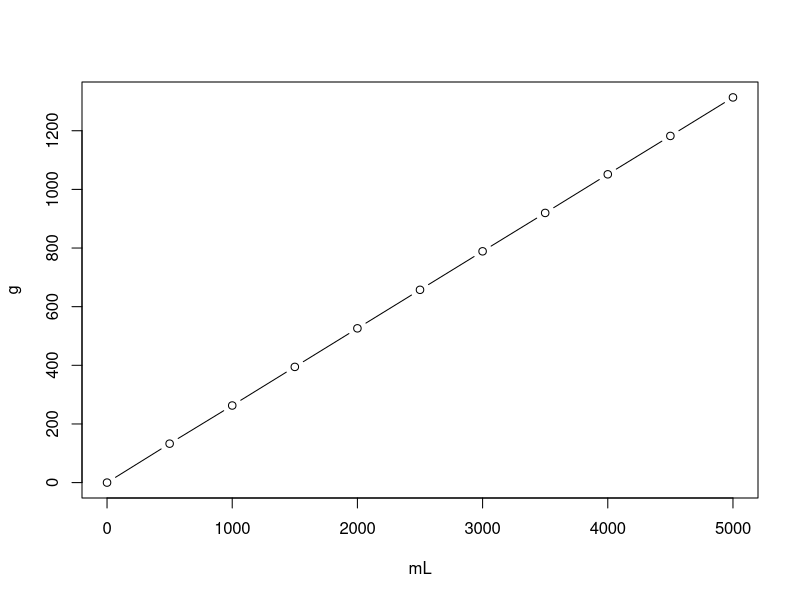
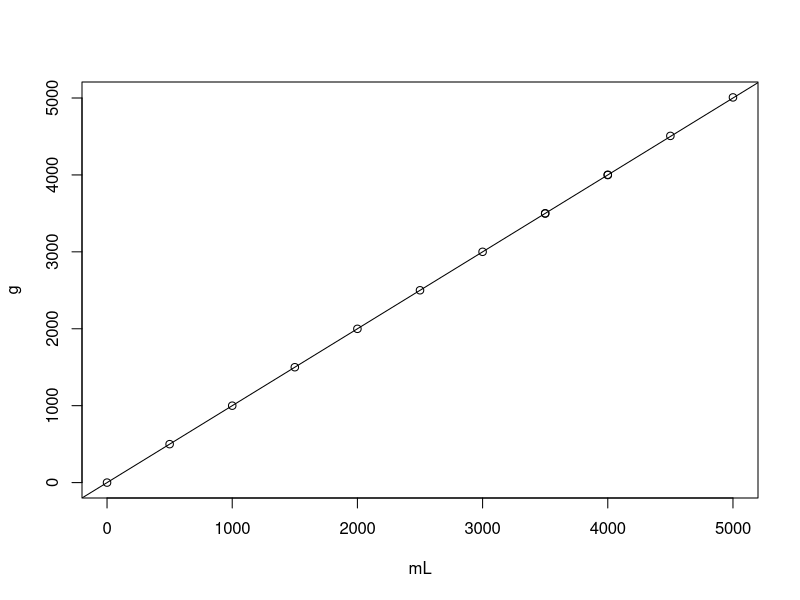

The R script that drew these images, in order:

dat <- read.csv("scale_calibration.txt", sep=";",  header=TRUE, comment.char = "#")

calibrate <- dat[12:nrow(dat),]
dat <- dat[1:11,]

plot(dat,type="b")

dmL <- mean(diff(dat[,"mL"]))
dg <-  mean(diff(dat[,"g"]))
sd <- sd(diff(dat[,"g"]))

slope <- dmL/dg

cat(paste("CORRECTION FACTOR:", slope, "\n"))

plot(calibrate)
abline(a=0,b=1)
